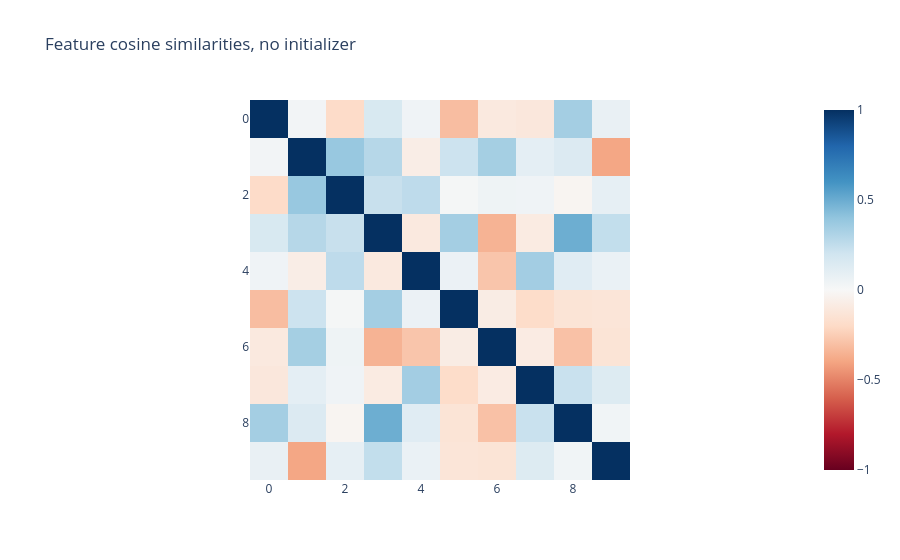

Notebook source saved alongside this figure:
### Markdown cell above
Another easy way to add some superposition noise that's less uniform is to remove the `inizializer` from the `FeatureDictionary`. The default initializer tries to orthogonalize the dictionary features as much as possible, but if no initializer is provided, the features will just be left at the random initialization, and these will likely be not completely orthogonal.

### Code cell
import plotly.express as px
from sae_lens.util import cosine_similarities

non_init_dict = FeatureDictionary(
    num_features=10,
    hidden_dim=20,
    initializer=None,
)

px.imshow(
    cosine_similarities(non_init_dict.feature_vectors).detach(),
    zmin=-1,
    zmax=1,
    color_continuous_scale="rdbu",
    title="Feature cosine similarities, no initializer",
)

### Figure 1 — Plotly figure (JSON) as saved in the notebook; plotly's stock layout.template omitted (floating-point values rounded to 4 significant figures)
{"data": [{"coloraxis": "coloraxis", "hovertemplate": "x: %{x}<br>y: %{y}<br>color: %{z}<extra></extra>", "name": "0", "type": "heatmap", "xaxis": "x", "yaxis": "y", "z": [[1.0, 0.02789, -0.1913, 0.1611, 0.04226, -0.3111, -0.09846, -0.1109, 0.3433, 0.07358], [0.02789, 1.0, 0.3821, 0.2848, -0.0711, 0.2115, 0.34, 0.0989, 0.1429, -0.3926], [-0.1913, 0.3821, 1.0, 0.2282, 0.2603, 0.01484, 0.04627, 0.04013, -0.02428, 0.08917], [0.1611, 0.2848, 0.2282, 1.0, -0.09884, 0.3426, -0.347, -0.08623, 0.4938, 0.2465], [0.04226, -0.0711, 0.2603, -0.09884, 1.0, 0.06391, -0.2812, 0.3471, 0.1221, 0.06626], [-0.3111, 0.2115, 0.01484, 0.3426, 0.06391, 1.0, -0.07947, -0.1867, -0.1365, -0.1305], [-0.09846, 0.34, 0.04627, -0.347, -0.2812, -0.07947, 1.0, -0.08374, -0.2956, -0.1383], [-0.1109, 0.0989, 0.04013, -0.08623, 0.3471, -0.1867, -0.08374, 1.0, 0.2264, 0.1364], [0.3433, 0.1429, -0.02428, 0.4938, 0.1221, -0.1365, -0.2956, 0.2264, 1.0, 0.0385], [0.07358, -0.3926, 0.08917, 0.2465, 0.06626, -0.1305, -0.1383, 0.1364, 0.0385, 1.0]]}], "layout": {"coloraxis": {"cmax": 1, "cmin": -1, "colorscale": [[0, "rgb(103,0,31)"], [0.1, "rgb(178,24,43)"], [0.2, "rgb(214,96,77)"], [0.3, "rgb(244,165,130)"], [0.4, "rgb(253,219,199)"], [0.5, "rgb(247,247,247)"], [0.6, "rgb(209,229,240)"], [0.7, "rgb(146,197,222)"], [0.8, "rgb(67,147,195)"], [0.9, "rgb(33,102,172)"], [1, "rgb(5,48,97)"]]}, "title": {"text": "Feature cosine similarities, no initializer"}, "xaxis": {"anchor": "y", "constrain": "domain", "domain": [0, 1], "scaleanchor": "y"}, "yaxis": {"anchor": "x", "autorange": "reversed", "constrain": "domain", "domain": [0, 1]}}}
